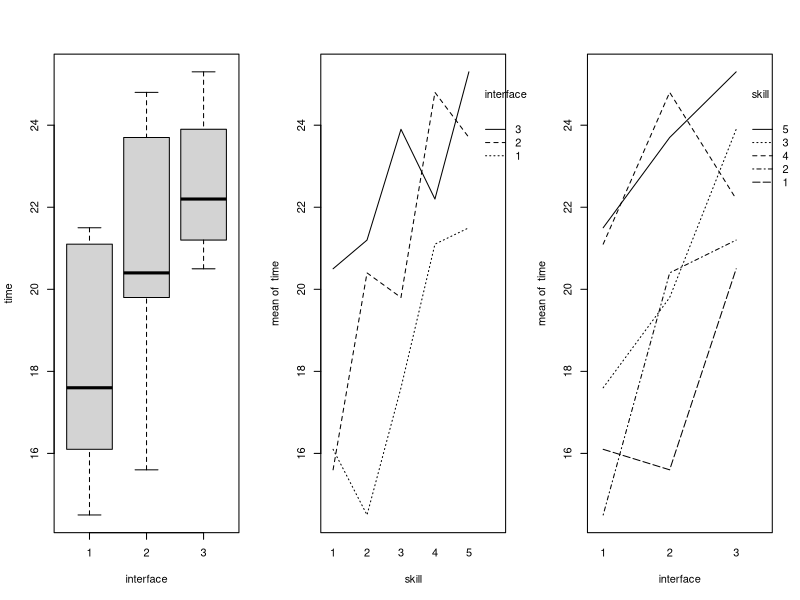
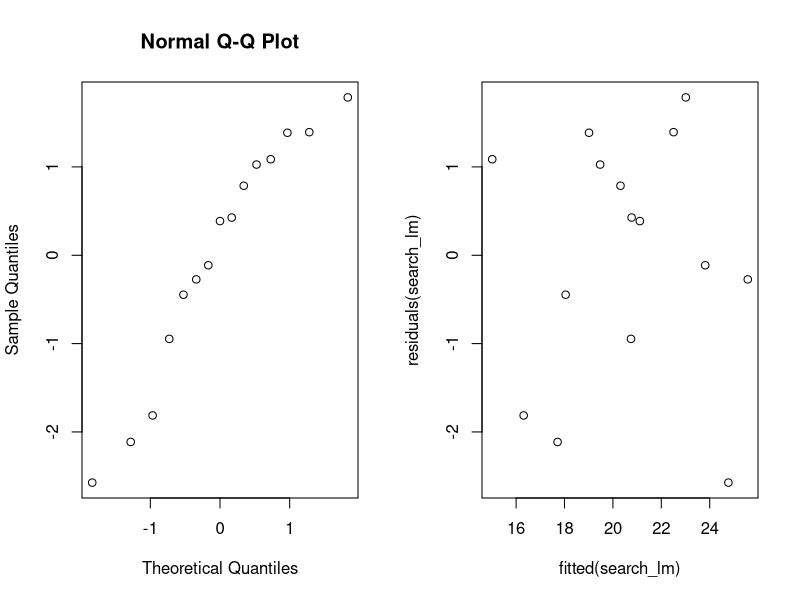

Recreate these plots in R, in order.
## ---- chunk 1
I <- 3; B <- 5; N <- 1
for(i in 1:B) 
    print(sample(1:(N * I)))
## ---- chunk 2
data_search <- read.table("search.txt", header=TRUE)

par(mfrow=c(1, 3))
data_search$interface <- as.factor(data_search$interface)
data_search$skill <- as.factor(data_search$skill)

boxplot(time~interface, data=data_search)
with(data_search, interaction.plot(skill, interface, time))
with(data_search, interaction.plot(interface, skill, time))
## ---- chunk 3
contrasts(data_search$interface)=contr.sum
contrasts(data_search$skill)=contr.sum
search_lm <- lm(time ~ interface + skill, data=data_search)
res <- anova(search_lm)
p_value <- res$Pr
res
## ---- chunk 4
coef <- summary(search_lm)$coefficients[, "Estimate"]
coef
## ---- chunk 5
par(mfrow=c(1, 2))
qqnorm(residuals(search_lm))
plot(fitted(search_lm), residuals(search_lm))
## ---- chunk 6
with(data_search, 
     p_value <- friedman.test(time, interface, skill)$p.value)
## ---- chunk 7
search_oneway_lm <- lm(time~interface, data=data_search)
res <- anova(search_oneway_lm)
p_value <- res$Pr[1]
res
